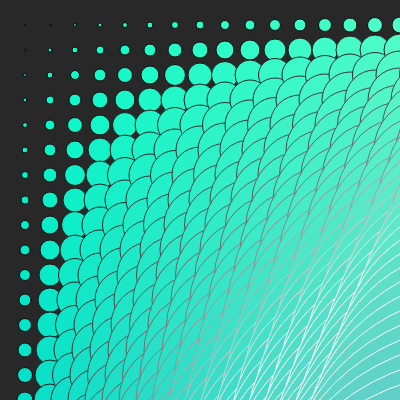
Frame 1 (no input)
Frame 60 (no input): identical to frame 1, image omitted
Frame 120 (the mouse pressed at the canvas centre since frame 60): identical to frame 1, image omitted

The p5.js sketch that drew this single still picture (run headless with seeded random() and noise() and a simulated clock; from frame 60 on, the mouse is pressed at the canvas centre):

// p5.js sketch
// ── sketch.js
function setup() {
  createCanvas(400, 400);
}

function draw() {
  background(40)
  
  //for loops take three arguments
  //1) where to start
  //2) where to end
  //3) how much to increment by
  
  for(i=0;i<20;i++){
    for(j=0; j<25; j++){
      
      stroke(i*j, i*j,i*j)
      fill(i*5, 255-j*2,200)
      ellipse(i*25,j*25,i*j)
      fill(i*5, 255-j*2,200)     
    }
  }
}
